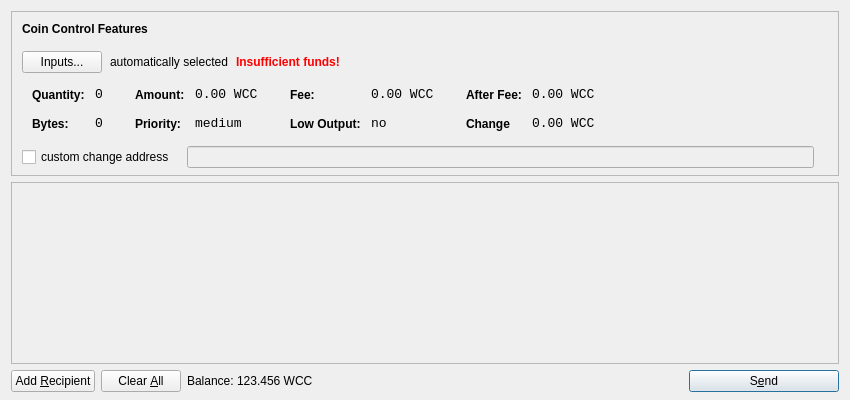
<?xml version="1.0" encoding="UTF-8"?>
<ui version="4.0">
 <class>SendCoinsDialog</class>
 <widget class="QDialog" name="SendCoinsDialog">
  <property name="geometry">
   <rect>
    <x>0</x>
    <y>0</y>
    <width>850</width>
    <height>400</height>
   </rect>
  </property>
  <property name="windowTitle">
   <string>Send Coins</string>
  </property>
  <layout class="QVBoxLayout" name="verticalLayout" stretch="0,1,0">
   <property name="bottomMargin">
    <number>8</number>
   </property>
   <item>
    <widget class="QFrame" name="frameCoinControl">
     <property name="sizePolicy">
      <sizepolicy hsizetype="Expanding" vsizetype="Expanding">
       <horstretch>0</horstretch>
       <verstretch>0</verstretch>
      </sizepolicy>
     </property>
     <property name="maximumSize">
      <size>
       <width>16777215</width>
       <height>16777215</height>
      </size>
     </property>
     <property name="frameShape">
      <enum>QFrame::StyledPanel</enum>
     </property>
     <property name="frameShadow">
      <enum>QFrame::Sunken</enum>
     </property>
     <layout class="QVBoxLayout" name="verticalLayoutCoinControl2">
      <property name="spacing">
       <number>-1</number>
      </property>
      <property name="leftMargin">
       <number>0</number>
      </property>
      <property name="topMargin">
       <number>0</number>
      </property>
      <property name="rightMargin">
       <number>0</number>
      </property>
      <property name="bottomMargin">
       <number>6</number>
      </property>
      <item>
       <layout class="QVBoxLayout" name="verticalLayoutCoinControl" stretch="0,0,0,0,1">
        <property name="spacing">
         <number>0</number>
        </property>
        <property name="leftMargin">
         <number>10</number>
        </property>
        <property name="topMargin">
         <number>10</number>
        </property>
        <item>
         <layout class="QHBoxLayout" name="horizontalLayoutCoinControl1">
          <property name="bottomMargin">
           <number>15</number>
          </property>
          <item>
           <widget class="QLabel" name="labelCoinControlFeatures">
            <property name="sizePolicy">
             <sizepolicy hsizetype="Preferred" vsizetype="Maximum">
              <horstretch>0</horstretch>
              <verstretch>0</verstretch>
             </sizepolicy>
            </property>
            <property name="font">
             <font>
              <weight>75</weight>
              <bold>true</bold>
             </font>
            </property>
            <property name="styleSheet">
             <string notr="true">font-weight:bold;</string>
            </property>
            <property name="text">
             <string>Coin Control Features</string>
            </property>
           </widget>
          </item>
         </layout>
        </item>
        <item>
         <layout class="QHBoxLayout" name="horizontalLayoutCoinControl2" stretch="0,0,0,0">
          <property name="spacing">
           <number>8</number>
          </property>
          <property name="bottomMargin">
           <number>10</number>
          </property>
          <item>
           <widget class="QPushButton" name="pushButtonCoinControl">
            <property name="styleSheet">
             <string notr="true"/>
            </property>
            <property name="text">
             <string>Inputs...</string>
            </property>
           </widget>
          </item>
          <item>
           <widget class="QLabel" name="labelCoinControlAutomaticallySelected">
            <property name="text">
             <string>automatically selected</string>
            </property>
            <property name="margin">
             <number>5</number>
            </property>
           </widget>
          </item>
          <item>
           <widget class="QLabel" name="labelCoinControlInsuffFunds">
            <property name="font">
             <font>
              <weight>75</weight>
              <bold>true</bold>
             </font>
            </property>
            <property name="styleSheet">
             <string notr="true">color:red;font-weight:bold;</string>
            </property>
            <property name="text">
             <string>Insufficient funds!</string>
            </property>
            <property name="margin">
             <number>5</number>
            </property>
           </widget>
          </item>
          <item>
           <spacer name="horizontalSpacerCoinControl">
            <property name="orientation">
             <enum>Qt::Horizontal</enum>
            </property>
            <property name="sizeHint" stdset="0">
             <size>
              <width>40</width>
              <height>1</height>
             </size>
            </property>
           </spacer>
          </item>
         </layout>
        </item>
        <item>
         <widget class="QWidget" name="widgetCoinControl" native="true">
          <property name="sizePolicy">
           <sizepolicy hsizetype="Preferred" vsizetype="Preferred">
            <horstretch>0</horstretch>
            <verstretch>0</verstretch>
           </sizepolicy>
          </property>
          <property name="minimumSize">
           <size>
            <width>0</width>
            <height>0</height>
           </size>
          </property>
          <property name="styleSheet">
           <string notr="true"/>
          </property>
          <layout class="QHBoxLayout" name="horizontalLayoutCoinControl5">
           <property name="margin">
            <number>0</number>
           </property>
           <item>
            <layout class="QHBoxLayout" name="horizontalLayoutCoinControl3" stretch="0,0,0,1">
             <property name="spacing">
              <number>20</number>
             </property>
             <property name="topMargin">
              <number>0</number>
             </property>
             <property name="bottomMargin">
              <number>10</number>
             </property>
             <item>
              <layout class="QFormLayout" name="formLayoutCoinControl1">
               <property name="horizontalSpacing">
                <number>10</number>
               </property>
               <property name="verticalSpacing">
                <number>14</number>
               </property>
               <property name="leftMargin">
                <number>10</number>
               </property>
               <property name="topMargin">
                <number>4</number>
               </property>
               <property name="rightMargin">
                <number>6</number>
               </property>
               <item row="0" column="0">
                <widget class="QLabel" name="labelCoinControlQuantityText">
                 <property name="styleSheet">
                  <string notr="true">font-weight:bold;</string>
                 </property>
                 <property name="text">
                  <string>Quantity:</string>
                 </property>
                 <property name="margin">
                  <number>0</number>
                 </property>
                </widget>
               </item>
               <item row="0" column="1">
                <widget class="QLabel" name="labelCoinControlQuantity">
                 <property name="font">
                  <font>
                   <family>Monospace</family>
                   <pointsize>10</pointsize>
                  </font>
                 </property>
                 <property name="cursor">
                  <cursorShape>IBeamCursor</cursorShape>
                 </property>
                 <property name="contextMenuPolicy">
                  <enum>Qt::ActionsContextMenu</enum>
                 </property>
                 <property name="text">
                  <string>0</string>
                 </property>
                 <property name="margin">
                  <number>0</number>
                 </property>
                 <property name="textInteractionFlags">
                  <set>Qt::LinksAccessibleByMouse|Qt::TextSelectableByKeyboard|Qt::TextSelectableByMouse</set>
                 </property>
                </widget>
               </item>
               <item row="1" column="0">
                <widget class="QLabel" name="labelCoinControlBytesText">
                 <property name="styleSheet">
                  <string notr="true">font-weight:bold;</string>
                 </property>
                 <property name="text">
                  <string>Bytes:</string>
                 </property>
                </widget>
               </item>
               <item row="1" column="1">
                <widget class="QLabel" name="labelCoinControlBytes">
                 <property name="font">
                  <font>
                   <family>Monospace</family>
                   <pointsize>10</pointsize>
                  </font>
                 </property>
                 <property name="cursor">
                  <cursorShape>IBeamCursor</cursorShape>
                 </property>
                 <property name="contextMenuPolicy">
                  <enum>Qt::ActionsContextMenu</enum>
                 </property>
                 <property name="text">
                  <string>0</string>
                 </property>
                 <property name="textInteractionFlags">
                  <set>Qt::LinksAccessibleByMouse|Qt::TextSelectableByKeyboard|Qt::TextSelectableByMouse</set>
                 </property>
                </widget>
               </item>
              </layout>
             </item>
             <item>
              <layout class="QFormLayout" name="formLayoutCoinControl2">
               <property name="horizontalSpacing">
                <number>10</number>
               </property>
               <property name="verticalSpacing">
                <number>14</number>
               </property>
               <property name="leftMargin">
                <number>6</number>
               </property>
               <property name="topMargin">
                <number>4</number>
               </property>
               <property name="rightMargin">
                <number>6</number>
               </property>
               <item row="0" column="0">
                <widget class="QLabel" name="labelCoinControlAmountText">
                 <property name="styleSheet">
                  <string notr="true">font-weight:bold;</string>
                 </property>
                 <property name="text">
                  <string>Amount:</string>
                 </property>
                 <property name="margin">
                  <number>0</number>
                 </property>
                </widget>
               </item>
               <item row="0" column="1">
                <widget class="QLabel" name="labelCoinControlAmount">
                 <property name="font">
                  <font>
                   <family>Monospace</family>
                   <pointsize>10</pointsize>
                  </font>
                 </property>
                 <property name="cursor">
                  <cursorShape>IBeamCursor</cursorShape>
                 </property>
                 <property name="contextMenuPolicy">
                  <enum>Qt::ActionsContextMenu</enum>
                 </property>
                 <property name="text">
                  <string>0.00 WCC</string>
                 </property>
                 <property name="textInteractionFlags">
                  <set>Qt::LinksAccessibleByMouse|Qt::TextSelectableByKeyboard|Qt::TextSelectableByMouse</set>
                 </property>
                </widget>
               </item>
               <item row="1" column="0">
                <widget class="QLabel" name="labelCoinControlPriorityText">
                 <property name="styleSheet">
                  <string notr="true">font-weight:bold;</string>
                 </property>
                 <property name="text">
                  <string>Priority:</string>
                 </property>
                </widget>
               </item>
               <item row="1" column="1">
                <widget class="QLabel" name="labelCoinControlPriority">
                 <property name="font">
                  <font>
                   <family>Monospace</family>
                   <pointsize>10</pointsize>
                  </font>
                 </property>
                 <property name="cursor">
                  <cursorShape>IBeamCursor</cursorShape>
                 </property>
                 <property name="contextMenuPolicy">
                  <enum>Qt::ActionsContextMenu</enum>
                 </property>
                 <property name="text">
                  <string>medium</string>
                 </property>
                 <property name="textInteractionFlags">
                  <set>Qt::LinksAccessibleByMouse|Qt::TextSelectableByKeyboard|Qt::TextSelectableByMouse</set>
                 </property>
                </widget>
               </item>
              </layout>
             </item>
             <item>
              <layout class="QFormLayout" name="formLayoutCoinControl3">
               <property name="horizontalSpacing">
                <number>10</number>
               </property>
               <property name="verticalSpacing">
                <number>14</number>
               </property>
               <property name="leftMargin">
                <number>6</number>
               </property>
               <property name="topMargin">
                <number>4</number>
               </property>
               <property name="rightMargin">
                <number>6</number>
               </property>
               <item row="0" column="0">
                <widget class="QLabel" name="labelCoinControlFeeText">
                 <property name="styleSheet">
                  <string notr="true">font-weight:bold;</string>
                 </property>
                 <property name="text">
                  <string>Fee:</string>
                 </property>
                 <property name="margin">
                  <number>0</number>
                 </property>
                </widget>
               </item>
               <item row="0" column="1">
                <widget class="QLabel" name="labelCoinControlFee">
                 <property name="font">
                  <font>
                   <family>Monospace</family>
                   <pointsize>10</pointsize>
                  </font>
                 </property>
                 <property name="cursor">
                  <cursorShape>IBeamCursor</cursorShape>
                 </property>
                 <property name="contextMenuPolicy">
                  <enum>Qt::ActionsContextMenu</enum>
                 </property>
                 <property name="text">
                  <string>0.00 WCC</string>
                 </property>
                 <property name="textInteractionFlags">
                  <set>Qt::LinksAccessibleByMouse|Qt::TextSelectableByKeyboard|Qt::TextSelectableByMouse</set>
                 </property>
                </widget>
               </item>
               <item row="1" column="0">
                <widget class="QLabel" name="labelCoinControlLowOutputText">
                 <property name="styleSheet">
                  <string notr="true">font-weight:bold;</string>
                 </property>
                 <property name="text">
                  <string>Low Output:</string>
                 </property>
                </widget>
               </item>
               <item row="1" column="1">
                <widget class="QLabel" name="labelCoinControlLowOutput">
                 <property name="font">
                  <font>
                   <family>Monospace</family>
                   <pointsize>10</pointsize>
                  </font>
                 </property>
                 <property name="cursor">
                  <cursorShape>IBeamCursor</cursorShape>
                 </property>
                 <property name="contextMenuPolicy">
                  <enum>Qt::ActionsContextMenu</enum>
                 </property>
                 <property name="text">
                  <string>no</string>
                 </property>
                 <property name="textInteractionFlags">
                  <set>Qt::LinksAccessibleByMouse|Qt::TextSelectableByKeyboard|Qt::TextSelectableByMouse</set>
                 </property>
                </widget>
               </item>
              </layout>
             </item>
             <item>
              <layout class="QFormLayout" name="formLayoutCoinControl4">
               <property name="horizontalSpacing">
                <number>10</number>
               </property>
               <property name="verticalSpacing">
                <number>14</number>
               </property>
               <property name="leftMargin">
                <number>6</number>
               </property>
               <property name="topMargin">
                <number>4</number>
               </property>
               <property name="rightMargin">
                <number>6</number>
               </property>
               <item row="0" column="0">
                <widget class="QLabel" name="labelCoinControlAfterFeeText">
                 <property name="styleSheet">
                  <string notr="true">font-weight:bold;</string>
                 </property>
                 <property name="text">
                  <string>After Fee:</string>
                 </property>
                 <property name="margin">
                  <number>0</number>
                 </property>
                </widget>
               </item>
               <item row="0" column="1">
                <widget class="QLabel" name="labelCoinControlAfterFee">
                 <property name="font">
                  <font>
                   <family>Monospace</family>
                   <pointsize>10</pointsize>
                  </font>
                 </property>
                 <property name="cursor">
                  <cursorShape>IBeamCursor</cursorShape>
                 </property>
                 <property name="contextMenuPolicy">
                  <enum>Qt::ActionsContextMenu</enum>
                 </property>
                 <property name="text">
                  <string>0.00 WCC</string>
                 </property>
                 <property name="textInteractionFlags">
                  <set>Qt::LinksAccessibleByMouse|Qt::TextSelectableByKeyboard|Qt::TextSelectableByMouse</set>
                 </property>
                </widget>
               </item>
               <item row="1" column="0">
                <widget class="QLabel" name="labelCoinControlChangeText">
                 <property name="styleSheet">
                  <string notr="true">font-weight:bold;</string>
                 </property>
                 <property name="text">
                  <string>Change</string>
                 </property>
                </widget>
               </item>
               <item row="1" column="1">
                <widget class="QLabel" name="labelCoinControlChange">
                 <property name="font">
                  <font>
                   <family>Monospace</family>
                   <pointsize>10</pointsize>
                  </font>
                 </property>
                 <property name="cursor">
                  <cursorShape>IBeamCursor</cursorShape>
                 </property>
                 <property name="contextMenuPolicy">
                  <enum>Qt::ActionsContextMenu</enum>
                 </property>
                 <property name="text">
                  <string>0.00 WCC</string>
                 </property>
                 <property name="textInteractionFlags">
                  <set>Qt::LinksAccessibleByMouse|Qt::TextSelectableByKeyboard|Qt::TextSelectableByMouse</set>
                 </property>
                </widget>
               </item>
              </layout>
             </item>
            </layout>
           </item>
          </layout>
         </widget>
        </item>
        <item>
         <layout class="QHBoxLayout" name="horizontalLayoutCoinControl4" stretch="0,0,0">
          <property name="spacing">
           <number>12</number>
          </property>
          <property name="sizeConstraint">
           <enum>QLayout::SetDefaultConstraint</enum>
          </property>
          <property name="topMargin">
           <number>5</number>
          </property>
          <property name="rightMargin">
           <number>5</number>
          </property>
          <item>
           <widget class="QCheckBox" name="checkBoxCoinControlChange">
            <property name="text">
             <string>custom change address</string>
            </property>
           </widget>
          </item>
          <item>
           <widget class="QLineEdit" name="lineEditCoinControlChange">
            <property name="enabled">
             <bool>false</bool>
            </property>
            <property name="sizePolicy">
             <sizepolicy hsizetype="Expanding" vsizetype="Fixed">
              <horstretch>0</horstretch>
              <verstretch>0</verstretch>
             </sizepolicy>
            </property>
           </widget>
          </item>
          <item>
           <widget class="QLabel" name="labelCoinControlChangeLabel">
            <property name="sizePolicy">
             <sizepolicy hsizetype="Preferred" vsizetype="Expanding">
              <horstretch>0</horstretch>
              <verstretch>0</verstretch>
             </sizepolicy>
            </property>
            <property name="minimumSize">
             <size>
              <width>0</width>
              <height>0</height>
             </size>
            </property>
            <property name="text">
             <string/>
            </property>
            <property name="margin">
             <number>3</number>
            </property>
           </widget>
          </item>
         </layout>
        </item>
        <item>
         <spacer name="verticalSpacerCoinControl">
          <property name="orientation">
           <enum>Qt::Vertical</enum>
          </property>
          <property name="sizeHint" stdset="0">
           <size>
            <width>800</width>
            <height>1</height>
           </size>
          </property>
         </spacer>
        </item>
       </layout>
      </item>
     </layout>
    </widget>
   </item>
   <item>
    <widget class="QScrollArea" name="scrollArea">
     <property name="widgetResizable">
      <bool>true</bool>
     </property>
     <widget class="QWidget" name="scrollAreaWidgetContents">
      <property name="geometry">
       <rect>
        <x>0</x>
        <y>0</y>
        <width>830</width>
        <height>165</height>
       </rect>
      </property>
      <layout class="QVBoxLayout" name="verticalLayout_2">
       <property name="margin">
        <number>0</number>
       </property>
       <item>
        <layout class="QVBoxLayout" name="entries">
         <property name="spacing">
          <number>6</number>
         </property>
        </layout>
       </item>
       <item>
        <spacer name="verticalSpacer">
         <property name="orientation">
          <enum>Qt::Vertical</enum>
         </property>
         <property name="sizeHint" stdset="0">
          <size>
           <width>20</width>
           <height>40</height>
          </size>
         </property>
        </spacer>
       </item>
      </layout>
     </widget>
    </widget>
   </item>
   <item>
    <layout class="QHBoxLayout" name="horizontalLayout">
     <item>
      <widget class="QPushButton" name="addButton">
       <property name="toolTip">
        <string>Send to multiple recipients at once</string>
       </property>
       <property name="text">
        <string>Add &amp;Recipient</string>
       </property>
       <property name="icon">
        <iconset resource="../bitcoin.qrc">
         <normaloff>:/icons/add</normaloff>:/icons/add</iconset>
       </property>
       <property name="autoDefault">
        <bool>false</bool>
       </property>
      </widget>
     </item>
     <item>
      <widget class="QPushButton" name="clearButton">
       <property name="sizePolicy">
        <sizepolicy hsizetype="Minimum" vsizetype="Fixed">
         <horstretch>0</horstretch>
         <verstretch>0</verstretch>
        </sizepolicy>
       </property>
       <property name="toolTip">
        <string>Remove all transaction fields</string>
       </property>
       <property name="text">
        <string>Clear &amp;All</string>
       </property>
       <property name="icon">
        <iconset resource="../bitcoin.qrc">
         <normaloff>:/icons/remove</normaloff>:/icons/remove</iconset>
       </property>
       <property name="autoRepeatDelay">
        <number>300</number>
       </property>
       <property name="autoDefault">
        <bool>false</bool>
       </property>
      </widget>
     </item>
     <item>
      <layout class="QHBoxLayout" name="horizontalLayout_2">
       <property name="spacing">
        <number>3</number>
       </property>
       <item>
        <widget class="QLabel" name="label">
         <property name="sizePolicy">
          <sizepolicy hsizetype="Preferred" vsizetype="Fixed">
           <horstretch>0</horstretch>
           <verstretch>0</verstretch>
          </sizepolicy>
         </property>
         <property name="text">
          <string>Balance:</string>
         </property>
        </widget>
       </item>
       <item>
        <widget class="QLabel" name="labelBalance">
         <property name="sizePolicy">
          <sizepolicy hsizetype="Preferred" vsizetype="Fixed">
           <horstretch>0</horstretch>
           <verstretch>0</verstretch>
          </sizepolicy>
         </property>
         <property name="cursor">
          <cursorShape>IBeamCursor</cursorShape>
         </property>
         <property name="text">
          <string>123.456 WCC</string>
         </property>
         <property name="textInteractionFlags">
          <set>Qt::LinksAccessibleByMouse|Qt::TextSelectableByKeyboard|Qt::TextSelectableByMouse</set>
         </property>
        </widget>
       </item>
      </layout>
     </item>
     <item>
      <spacer name="horizontalSpacer">
       <property name="orientation">
        <enum>Qt::Horizontal</enum>
       </property>
       <property name="sizeHint" stdset="0">
        <size>
         <width>40</width>
         <height>20</height>
        </size>
       </property>
      </spacer>
     </item>
     <item>
      <widget class="QPushButton" name="sendButton">
       <property name="minimumSize">
        <size>
         <width>150</width>
         <height>0</height>
        </size>
       </property>
       <property name="toolTip">
        <string>Confirm the send action</string>
       </property>
       <property name="text">
        <string>S&amp;end</string>
       </property>
       <property name="icon">
        <iconset resource="../bitcoin.qrc">
         <normaloff>:/icons/send</normaloff>:/icons/send</iconset>
       </property>
       <property name="default">
        <bool>true</bool>
       </property>
      </widget>
     </item>
    </layout>
   </item>
  </layout>
 </widget>
 <resources>
  <include location="../bitcoin.qrc"/>
 </resources>
 <connections/>
</ui>
